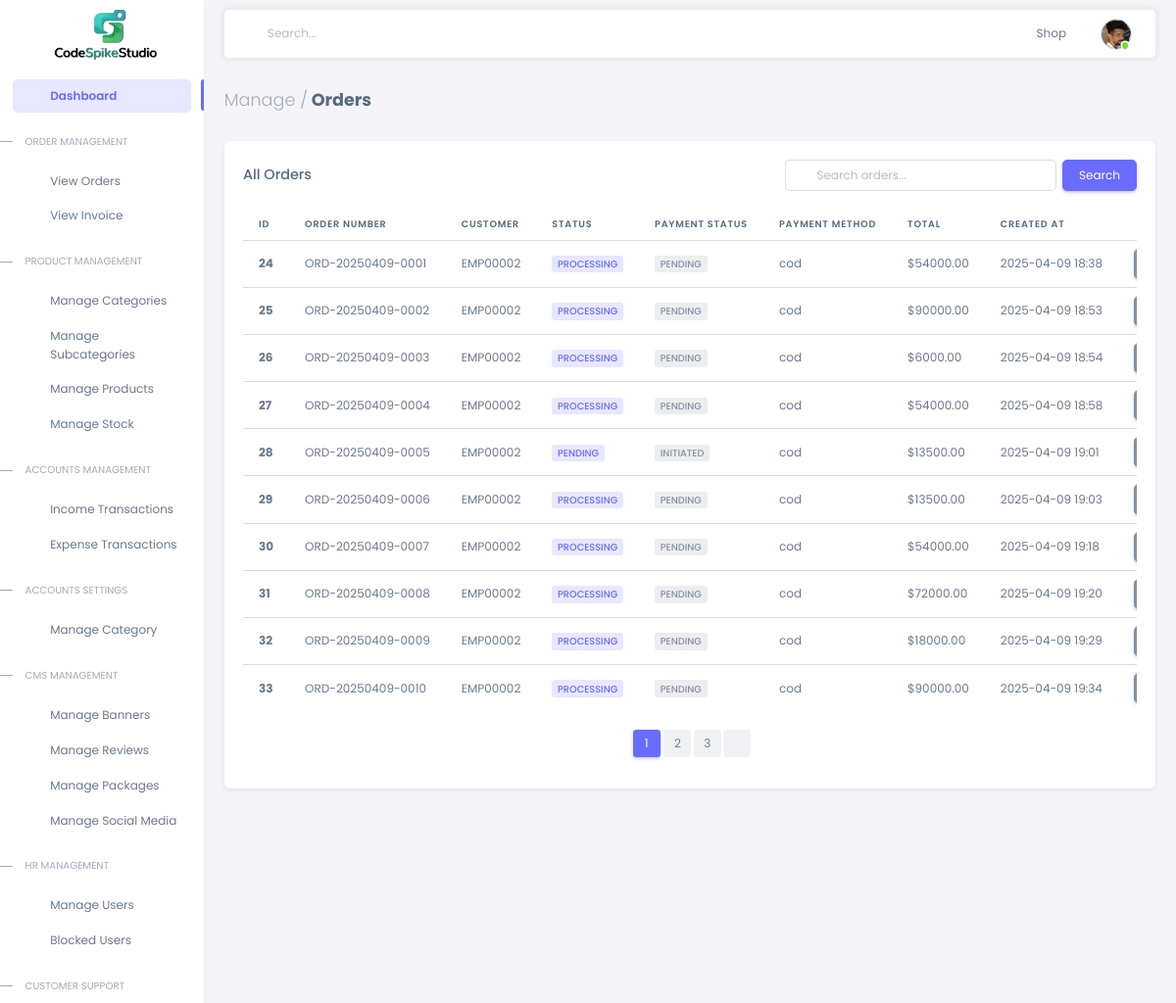
/orders/ (signed in, upper part), run on an earlier commit of the app's database.
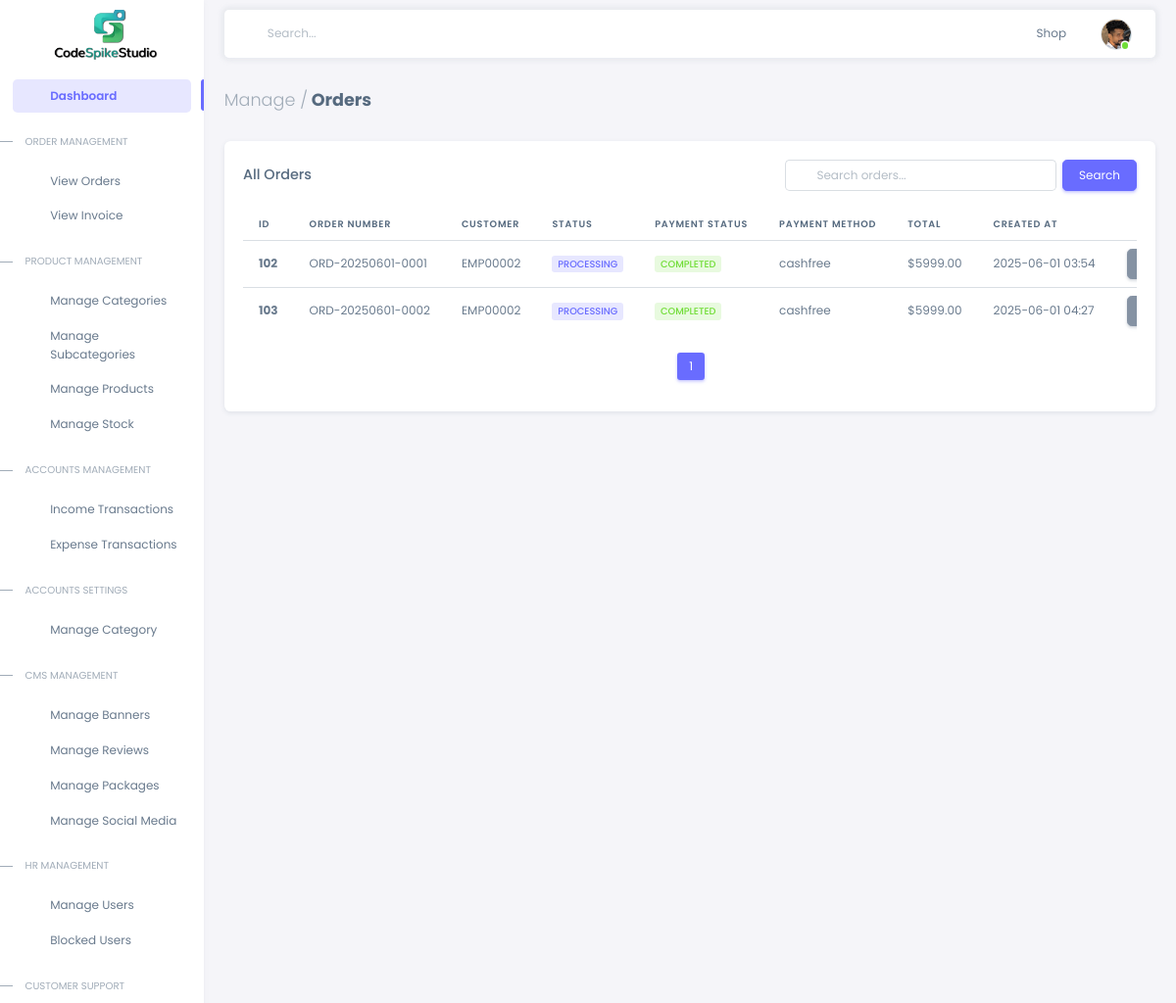
And on a later commit of the database.
### orders/models.py (models this page shows, shortened)
class Order(models.Model):
    class Status(models.TextChoices):
        PENDING = 'pending', 'Pending'
        PROCESSING = 'processing', 'Processing'
        SHIPPED = 'shipped', 'Shipped'
        DELIVERED = 'delivered', 'Delivered'
        CANCELLED = 'cancelled', 'Cancelled'
        RETURN = 'return', 'Return'
    class PaymentStatus(models.TextChoices):
        INITIATED = 'initiated', 'Initiated'
        PENDING = 'pending', 'Pending'
        COMPLETED = 'completed', 'Completed'
        REFUNDED = 'refunded', 'Refunded'
    order_number = models.CharField(max_length=20, unique=True)
    customer = models.ForeignKey(User, on_delete=models.SET_NULL, null=True, related_name='orders')
    status = models.CharField(max_length=20, choices=Status.choices, default=Status.PENDING)
    payment_status = models.CharField(max_length=20, choices=PaymentStatus.choices, default=PaymentStatus.INITIATED)
    shipping_address = models.JSONField()  # Updated to use models.JSONField
    billing_address = models.JSONField()   # Updated to use models.JSONField
    subtotal = models.DecimalField(max_digits=10, decimal_places=2)
    tax = models.DecimalField(max_digits=10, decimal_places=2, default=0)
    shipping_cost = models.DecimalField(max_digits=10, decimal_places=2, default=0)
    discount = models.DecimalField(max_digits=10, decimal_places=2, default=0)
    total = models.DecimalField(max_digits=10, decimal_places=2)
    notes = models.TextField(blank=True)
    created_at = models.DateTimeField(auto_now_add=True)
    updated_at = models.DateTimeField(auto_now=True)

class Payment(models.Model):
    class Status(models.TextChoices):
        PENDING = 'pending', 'Pending'
        COMPLETED = 'completed', 'Completed'
        FAILED = 'failed', 'Failed'
        REFUNDED = 'refunded', 'Refunded'
    order = models.OneToOneField(Order, on_delete=models.PROTECT, related_name='payment')
    payment_method = models.CharField(max_length=50, default='google_pay')
    amount = models.DecimalField(max_digits=10, decimal_places=2)
    status = models.CharField(max_length=20, choices=Status.choices, default=Status.PENDING)
    transaction_id = models.CharField(max_length=100, blank=True)  # Google Pay transaction ID
    gateway_response = models.JSONField(null=True, blank=True)  # Raw response from Google Pay
    created_at = models.DateTimeField(auto_now_add=True)
    updated_at = models.DateTimeField(auto_now=True)

### accounts/models.py (models this page shows, shortened)
class CustomUser(AbstractUser):
    username = models.CharField(max_length=20, unique=True, blank=True, null=True)
    phone_number = models.CharField(max_length=15, unique=True)
    employee_id = models.BigAutoField(primary_key=True)
    join_date = models.DateField(auto_now_add=True)
    STAFF_ROLES = [
        ('Admin', 'Admin'),
        ('Manager', 'Manager'),
        ('Employee', 'Employee'),
        ('Customer', 'Customer'),
    ]
    staff_role = models.CharField(max_length=100, choices=STAFF_ROLES)
    email = models.EmailField(unique=True)
    address = models.TextField(blank=True, null=True)
    city = models.CharField(max_length=100, blank=True, null=True)
    state = models.CharField(max_length=100, blank=True, null=True)
    pincode = models.CharField(max_length=10, blank=True, null=True)
    date_of_birth = models.DateField(blank=True, null=True)
    GENDER_CHOICES = [
        ('Male', 'Male'),
        ('Female', 'Female'),
        ('Other', 'Other'),
    ]
    gender = models.CharField(max_length=10, choices=GENDER_CHOICES, blank=True, null=True)
    profile_image = models.ImageField(
        upload_to='profile_pics/',
        blank=True,
        null=True,
        validators=[FileExtensionValidator(allowed_extensions=['jpg', 'jpeg', 'png'])]
    )
    is_active = models.BooleanField(default=True)
    is_staff = models.BooleanField(default=False)
    groups = models.ManyToManyField(Group, related_name="customuser_set", blank=True)
    user_permissions = models.ManyToManyField(Permission, related_name="customuser_permissions_set", blank=True)
    objects = CustomUserManager()
    USERNAME_FIELD = 'phone_number'
    REQUIRED_FIELDS = ['first_name', 'last_name', 'email']

### orders/views.py (the view)
# urls.py: path('orders/', OrderListView.as_view(), name='order_list'),
class OrderListView(LoginRequiredMixin, ListView):
    model = Order
    template_name = 'advadmin/order_list.html'
    context_object_name = 'orders'
    paginate_by = 10
    def get_queryset(self):
        queryset = super().get_queryset()
        q = self.request.GET.get('q', '')
        if q:
            queryset = queryset.filter(
                Q(order_number__icontains=q) |
                Q(customer__username__icontains=q) |
                Q(status__icontains=q)
            )
        return queryset
    def get_context_data(self, **kwargs):
        context = super().get_context_data(**kwargs)
        context['is_paginated'] = True
        context['query'] = self.request.GET.get('q', '')
        for order in context['orders']:
            order.payment_details = order.payment
        return context

### templates/advadmin/order_list.html (shortened to what the changed rows need)
{% extends 'advadmin/index.html' %}
{% load static %}
{% block content %}
<div class="content-wrapper">
  <div class="container-xxl flex-grow-1 container-p-y">
    <div class="card mb-4">
      <div class="card-body">
        <div class="table-responsive text-nowrap">
          <table class="table table-hover">
            <thead>
              <tr>
                <th>ID</th>
                <th>Order Number</th>
                <th>Customer</th>
                <th>Status</th>
                <th>Payment Status</th>
                <th>Payment Method</th>
                <th>Total</th>
                <th>Created At</th>
                <th class="text-center">Actions</th>
              </tr>
            </thead>
            <tbody class="table-border-bottom-0">
              {% for order in orders %}
              <tr>
                <td><strong>{{ order.id }}</strong></td>
                <td>{{ order.order_number }}</td>
                <td>{{ order.customer.username }}</td>
                <td>
                  <span class="badge bg-label-{% if order.status == 'cancelled' %}danger{% else %}primary{% endif %}">
                    {{ order.get_status_display }}
                  </span>
                </td>
                <td>
                  <span class="badge bg-label-{% if order.payment_status == 'completed' %}success{% else %}secondary{% endif %}">
                    {{ order.get_payment_status_display }}
                  </span>
                </td>
                <td>
                  {% if order.payment_details %}
                    {{ order.payment_details.payment_method }}
                  {% else %}
                    N/A
                  {% endif %}
                </td>
                <td>${{ order.total }}</td>
                <td>{{ order.created_at|date:"Y-m-d H:i" }}</td>
                <td class="text-center">
                  <div class="d-flex justify-content-center gap-2">
                    <a href="{% url 'order_detail' order.id %}" class="btn btn-icon btn-secondary">
                    </a>
                  </div>
                </td>
              </tr>
              {% empty %}
              <tr>
                <td colspan="8" class="text-center py-4">
                  <div class="text-muted">No orders found</div>
                </td>
              </tr>
              {% endfor %}
            </tbody>
          </table>
        </div>
        {% if is_paginated %}
        <div class="mt-4">
          <nav aria-label="Page navigation">
            <ul class="pagination justify-content-center">
              {% for num in page_obj.paginator.page_range %}
                {% if page_obj.number == num %}
                <li class="page-item active">
                  <a class="page-link" href="#">{{ num }}</a>
                </li>
                {% elif num > page_obj.number|add:'-3' and num < page_obj.number|add:'3' %}
                <li class="page-item">
                  <a class="page-link" href="?page={{ num }}{% if request.GET.q %}&q={{ request.GET.q }}{% endif %}">{{ num }}</a>
                </li>
                {% endif %}
              {% endfor %}
              {% if page_obj.has_next %}
              <li class="page-item next">
                <a class="page-link" href="?page={{ page_obj.next_page_number }}{% if request.GET.q %}&q={{ request.GET.q }}{% endif %}">
                  <i class="tf-icon bx bx-chevron-right"></i>
                </a>
              </li>
              {% endif %}
            </ul>
          </nav>
        </div>
        {% endif %}
      </div>
    </div>
  </div>
</div>
{% endblock %}

What changed in the data, as far as the page shows it:
removed Order: id "24", order_number "ORD-20250409-0001", customer.username "EMP00002", status "PROCESSING", payment_status "PENDING", payment_details.payment_method "cod", total "54000.00", created_at "2025-04-09 18:38"
removed Order: id "25", order_number "ORD-20250409-0002", customer.username "EMP00002", status "PROCESSING", payment_status "PENDING", payment_details.payment_method "cod", total "90000.00", created_at "2025-04-09 18:53"
removed Order: id "26", order_number "ORD-20250409-0003", customer.username "EMP00002", status "PROCESSING", payment_status "PENDING", payment_details.payment_method "cod", total "6000.00", created_at "2025-04-09 18:54"
removed Order: id "27", order_number "ORD-20250409-0004", customer.username "EMP00002", status "PROCESSING", payment_status "PENDING", payment_details.payment_method "cod", total "54000.00", created_at "2025-04-09 18:58"
removed Order: id "28", order_number "ORD-20250409-0005", customer.username "EMP00002", status "PENDING", payment_status "INITIATED", payment_details.payment_method "cod", total "13500.00", created_at "2025-04-09 19:01"
removed Order: id "29", order_number "ORD-20250409-0006", customer.username "EMP00002", status "PROCESSING", payment_status "PENDING", payment_details.payment_method "cod", total "13500.00", created_at "2025-04-09 19:03"
removed Order: id "30", order_number "ORD-20250409-0007", customer.username "EMP00002", status "PROCESSING", payment_status "PENDING", payment_details.payment_method "cod", total "54000.00", created_at "2025-04-09 19:18"
removed Order: id "31", order_number "ORD-20250409-0008", customer.username "EMP00002", status "PROCESSING", payment_status "PENDING", payment_details.payment_method "cod", total "72000.00", created_at "2025-04-09 19:20"
removed Order: id "32", order_number "ORD-20250409-0009", customer.username "EMP00002", status "PROCESSING", payment_status "PENDING", payment_details.payment_method "cod", total "18000.00", created_at "2025-04-09 19:29"
removed Order: id "33", order_number "ORD-20250409-0010", customer.username "EMP00002", status "PROCESSING", payment_status "PENDING", payment_details.payment_method "cod", total "90000.00", created_at "2025-04-09 19:34"
added Order: id "102", order_number "ORD-20250601-0001", customer.username "EMP00002", status "PROCESSING", payment_status "COMPLETED", payment_details.payment_method "cashfree", total "5999.00", created_at "2025-06-01 03:54"
added Order: id "103", order_number "ORD-20250601-0002", customer.username "EMP00002", status "PROCESSING", payment_status "COMPLETED", payment_details.payment_method "cashfree", total "5999.00", created_at "2025-06-01 04:27"
Also different on the page:
list line gone: "2"
list line gone: "3"
